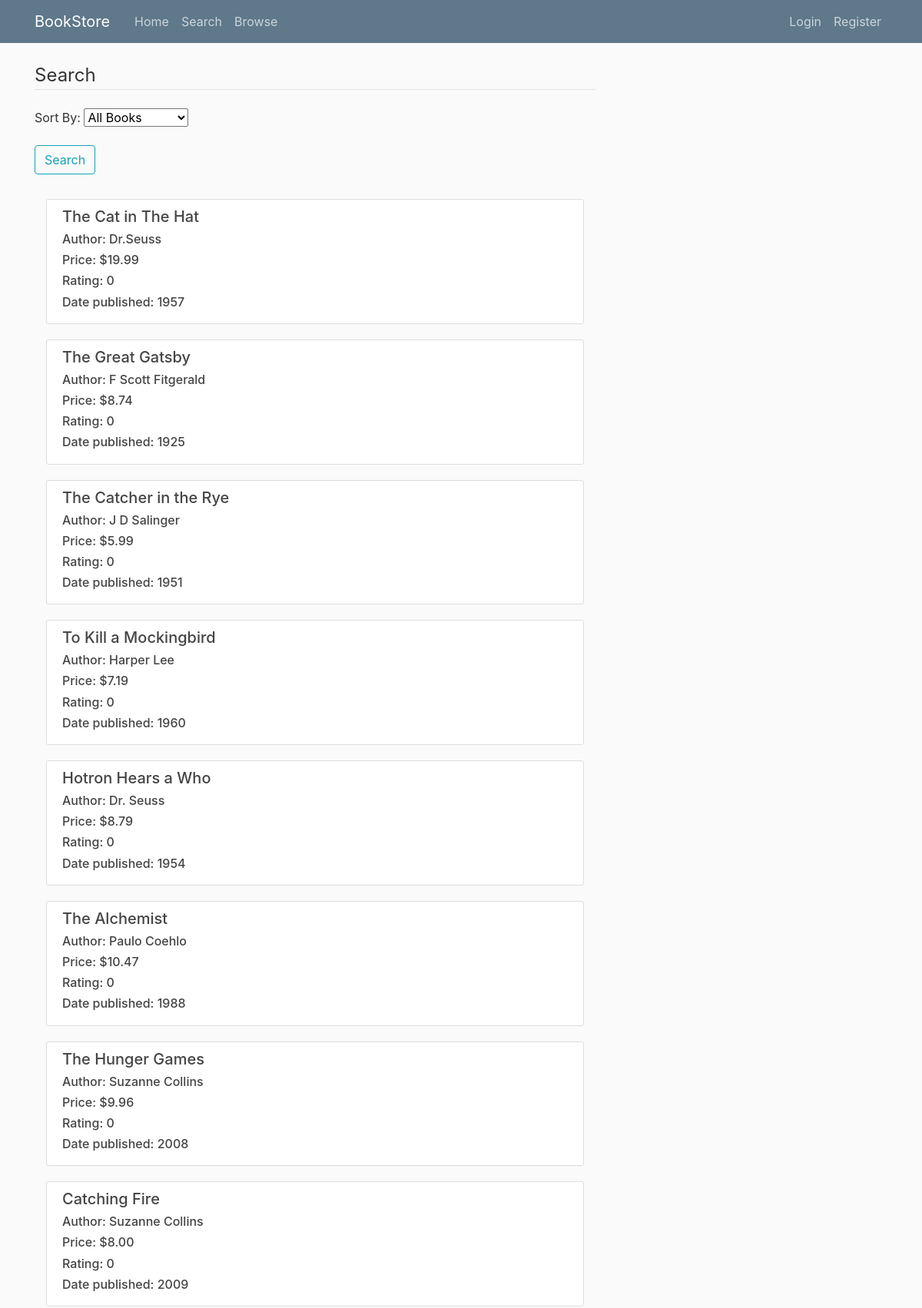
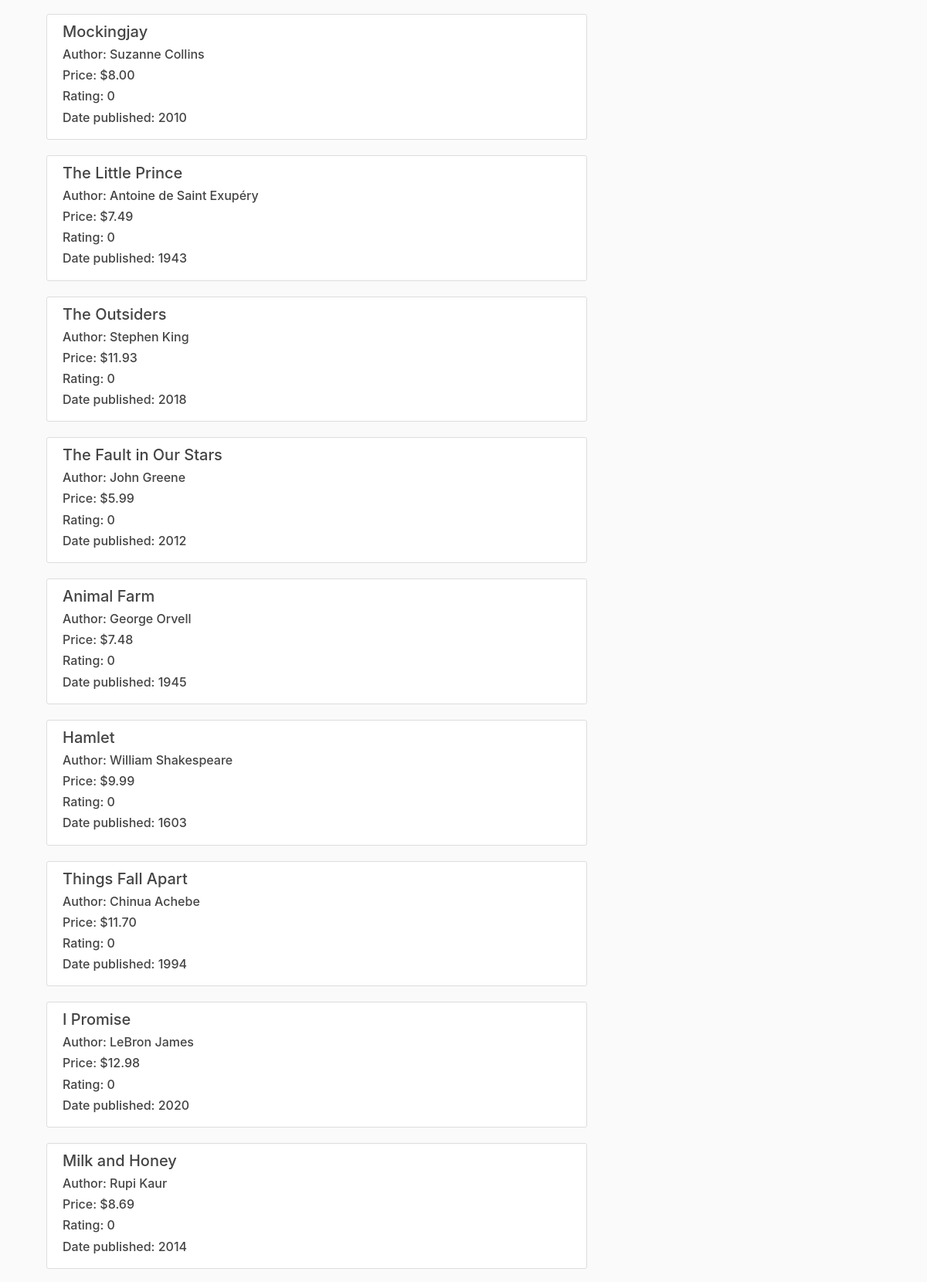
Screenshot of /search (upper part) with the database file from the repository (2 pictures, top to bottom).
### bookstore/models.py (models this page shows, shortened)
class Book(db.Model):
    id = db.Column(db.Integer, primary_key=True)
    title = db.Column(db.String(30), nullable=False)
    author = db.Column(db.String(30), nullable=False)
    genre = db.Column(db.String(30), nullable=False)
    book_rating = db.Column(db.Integer, nullable=False, default = 'N/A')
    publisher = db.Column(db.String(30), nullable=False, default = 'N/A')
    comments = db.Column(db.String(30), nullable=False, default = 'N/A')
    date_published = db.Column(db.String)
    price = db.Column(db.Numeric(8,2), nullable=False)

### bookstore/routes.py (the view)
@app.route('/search', methods=['GET', 'POST'])
def search():
    form = SearchForm()
    books = Book.query.all()
    if form.validate_on_submit():
        selection = form.select.data
        books = Book.query.order_by(selection)
        return render_template('search.html', title='Search', form=form, books=books)
    return render_template('search.html', title='Search', books=books, form=form)

### bookstore/forms.py
class SearchForm(FlaskForm):
    choices = [ ('id', 'All Books'),
                ('title', 'Title'),
                ('author', 'Author'),
                ('price', 'Price'),
                ('book_rating', 'Rating'),
                ('date_published', 'Date Published')]
    select = SelectField('Sort By:', choices=choices)
    submit = SubmitField('Search')

### bookstore/templates/search.html (shortened to what this page needs)
{% extends "layout.html" %}
{% block content %}
<div class="content">
    <form method="POST" action="">
        <fieldset class="form-group">
            <legend class="border-bottom mb-4">Search</legend>
            <div class="form-group">
                {{ form.select.label(class="form-control-label") }}
                {{ form.select(class="form-control-label") }}
            </div>
            <div class="form-group">
                {{ form.submit(class="btn btn-outline-info") }}
            </div>
    </form>
</div>
<div class="container">
    {%for book in books%}
    <div class="content-section">
        <div class="product-info">
            <h5>{{ book.title }}</h5>
            <h6>Author: {{ book.author }}</h6>
            <h6>Price: ${{ book.price }}</h6>
            <h6>Rating: {{ book.book_rating }}</h6>
            <h6>Date published: {{ book.date_published }}</h6>
        </div>
    </div>
    {%endfor%}
</div>
{% endblock content %}

### bookstore/templates/layout.html (shortened to what this page needs)
<!DOCTYPE html>
<html>
<head>
    <link rel="stylesheet" href="https://maxcdn.bootstrapcdn.com/bootstrap/4.0.0/css/bootstrap.min.css"
>
    <link rel="stylesheet" type="text/css" href="{{ url_for('static', filename='main.css') }}">
</head>
<body>
    <header class="site-header">
        <nav class="navbar navbar-expand-md navbar-dark bg-steel fixed-top">
            <div class="container">
                <a class="navbar-brand mr-4" href="/">BookStore</a>
                <div class="collapse navbar-collapse" id="navbarToggle">
                    <div class="navbar-nav mr-auto">
                        <a class="nav-item nav-link" href="/">Home</a>
                        <a class="nav-item nav-link" href="/search">Search</a>
                        <a class="nav-item nav-link" href="/browse">Browse</a>
                    </div>
                    <div class="navbar-nav">
                        {% if current_user.is_authenticated %}
                            <a class="nav-item nav-link" href="/orders">Orders</a>
                            <a class="nav-item nav-link" href="/shoppingcart">Shopping Cart</a>
                            <a class="nav-item nav-link" href="/account">Account</a>
                            <a class="nav-item nav-link" href="/logout">Logout</a>
                        {% else %}
                            <a class="nav-item nav-link" href="/login">Login</a>
                            <a class="nav-item nav-link" href="/register">Register</a>
                        {% endif %}
                    </div>
                </div>
            </div>
        </nav>
    </header>
    <main role="main" class="container">
        <div class="row">
            <div class="col-md-8">
                {% block content %} {% endblock content%}
            </div>
        </div>
    </main>
</body>
</html>

### bookstore/static/main.css (style rules this page uses)
body { background: #fafafa; color: #333333; margin-top: 5rem; }
h1, h2, h3, h4, h5, h6 { color: #444444; }
.bg-steel { background-color: #5f788a; }
.site-header .navbar-nav .nav-link { color: #cbd5db; }
.content-section { background: #ffffff; padding: 10px 20px; border: 1px solid #dddddd; border-radius: 3px; margin-bottom: 20px; }

### rows the page displays
Book: title "The Cat in The Hat", author "Dr.Seuss", price "19.99", book_rating "0", date_published "1957"
Book: title "The Great Gatsby", author "F Scott Fitgerald", price "8.74", book_rating "0", date_published "1925"
Book: title "The Catcher in the Rye", author "J D Salinger", price "5.99", book_rating "0", date_published "1951"
Book: title "To Kill a Mockingbird", author "Harper Lee", price "7.19", book_rating "0", date_published "1960"
Book: title "Hotron Hears a Who", author "Dr. Seuss", price "8.79", book_rating "0", date_published "1954"
Book: title "The Alchemist", author "Paulo Coehlo", price "10.47", book_rating "0", date_published "1988"
Book: title "The Hunger Games", author "Suzanne Collins", price "9.96", book_rating "0", date_published "2008"
Book: title "Catching Fire", author "Suzanne Collins", price "8.00", book_rating "0", date_published "2009"
Book: title "Mockingjay", author "Suzanne Collins", price "8.00", book_rating "0", date_published "2010"
Book: title "The Little Prince", author "Antoine de Saint Exupéry", price "7.49", book_rating "0", date_published "1943"
Book: title "The Outsiders", author "Stephen King", price "11.93", book_rating "0", date_published "2018"
Book: title "The Fault in Our Stars", author "John Greene", price "5.99", book_rating "0", date_published "2012"
Book: title "Animal Farm", author "George Orvell", price "7.48", book_rating "0", date_published "1945"
Book: title "Hamlet", author "William Shakespeare", price "9.99", book_rating "0", date_published "1603"
Book: title "Things Fall Apart", author "Chinua Achebe", price "11.70", book_rating "0", date_published "1994"
Book: title "I Promise", author "LeBron James", price "12.98", book_rating "0", date_published "2020"
Book: title "Milk and Honey", author "Rupi Kaur", price "8.69", book_rating "0", date_published "2014"
